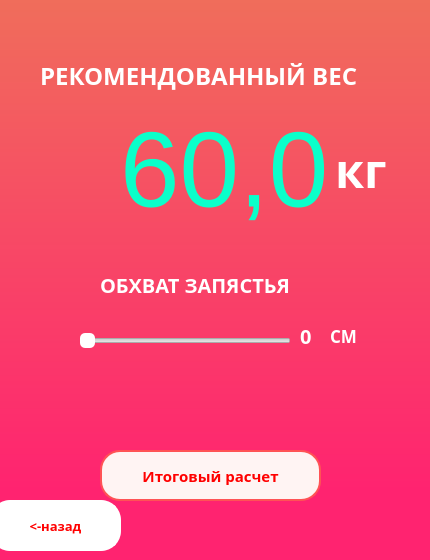
<?xml version="1.0" encoding="UTF-8"?>
<ui version="4.0">
 <class>Form</class>
 <widget class="QWidget" name="Form">
  <property name="geometry">
   <rect>
    <x>0</x>
    <y>0</y>
    <width>430</width>
    <height>560</height>
   </rect>
  </property>
  <property name="minimumSize">
   <size>
    <width>430</width>
    <height>560</height>
   </size>
  </property>
  <property name="maximumSize">
   <size>
    <width>430</width>
    <height>560</height>
   </size>
  </property>
  <property name="windowTitle">
   <string>Ideal Weight</string>
  </property>
  <property name="windowIcon">
   <iconset resource="Favicon.qrc">
    <normaloff>:/Favicon/фавикон.png</normaloff>:/Favicon/фавикон.png</iconset>
  </property>
  <property name="styleSheet">
   <string notr="true">QWidget#Form{
	/*background-color: qlineargradient(spread:pad, x1:0, y1:0.5, x2:0, y2:1, stop:0 #f06d5b, stop:1 /*#ee5162#ef4f62 rgb(255, 78, 119));*/
	
	/*background-image: url(:/background/222);*/
	
	/*background-image: url(:/background/Снимок1.PNG);*/
	/*background-image: url(:/Снимок1.PNG);*/
	background-color: qlineargradient(spread:pad, x1:0, y1:0, x2:0, y2:0.875, stop:0 #f06d5b, stop:1 rgb(255, 78, 119));
background-color: qlineargradient(spread:pad, x1:0, y1:0, x2:0, y2:0.875, stop:0 #f06d5b, stop:1 rgb(255, 35, 112));
}</string>
  </property>
  <widget class="QSlider" name="horizontalSlider_3">
   <property name="geometry">
    <rect>
     <x>80</x>
     <y>330</y>
     <width>211</width>
     <height>22</height>
    </rect>
   </property>
   <property name="font">
    <font>
     <pointsize>12</pointsize>
    </font>
   </property>
   <property name="styleSheet">
    <string notr="true">QSlider#horizontalSlider_3::handle {
	background-color: rgb(255, 255, 255);
	width: 10px;
	height: 10px;
    border-radius: 5px;

 }
 /*QSlider#horizontalSlider::sub-page:horizontal {
     background: rgb(49, 255, 46);
 }*/</string>
   </property>
   <property name="minimum">
    <number>10</number>
   </property>
   <property name="maximum">
    <number>30</number>
   </property>
   <property name="orientation">
    <enum>Qt::Horizontal</enum>
   </property>
  </widget>
  <widget class="QLabel" name="label_10">
   <property name="geometry">
    <rect>
     <x>0</x>
     <y>410</y>
     <width>431</width>
     <height>161</height>
    </rect>
   </property>
   <property name="text">
    <string/>
   </property>
   <property name="pixmap">
    <pixmap resource="footer_img.qrc">:/Bez_Imeni-1.png</pixmap>
   </property>
  </widget>
  <widget class="QLabel" name="label_5">
   <property name="geometry">
    <rect>
     <x>100</x>
     <y>270</y>
     <width>431</width>
     <height>30</height>
    </rect>
   </property>
   <property name="font">
    <font>
     <family>Simplex_IV25</family>
     <pointsize>15</pointsize>
     <italic>false</italic>
     <bold>false</bold>
    </font>
   </property>
   <property name="styleSheet">
    <string notr="true">color: rgb(255, 255, 255);
/*font-family: &quot;Montserrat&quot;,Verdana,sans-serif;*/
font: 15pt /*&quot;Segoe UI&quot;*/&quot;Simplex_IV25&quot;;
font-weight: 500;</string>
   </property>
   <property name="text">
    <string>ОБХВАТ ЗАПЯСТЬЯ</string>
   </property>
  </widget>
  <widget class="QLabel" name="label">
   <property name="geometry">
    <rect>
     <x>40</x>
     <y>50</y>
     <width>541</width>
     <height>51</height>
    </rect>
   </property>
   <property name="font">
    <font>
     <family>Simplex_IV25</family>
     <pointsize>18</pointsize>
     <italic>false</italic>
     <bold>true</bold>
    </font>
   </property>
   <property name="styleSheet">
    <string notr="true">color: rgb(255, 255, 255);
/*font-family: &quot;Montserrat&quot;,Verdana,sans-serif;*/
/*font: 27pt &quot;Sitka&quot;;*/
font: 18pt /*&quot;Segoe UI&quot;*/&quot;Simplex_IV25&quot;;
font-weight: 600;</string>
   </property>
   <property name="text">
    <string>РЕКОМЕНДОВАННЫЙ ВЕС</string>
   </property>
  </widget>
  <widget class="QPushButton" name="pushButton">
   <property name="geometry">
    <rect>
     <x>100</x>
     <y>450</y>
     <width>221</width>
     <height>51</height>
    </rect>
   </property>
   <property name="font">
    <font>
     <family>Simplex_IV25</family>
     <pointsize>11</pointsize>
     <bold>true</bold>
    </font>
   </property>
   <property name="styleSheet">
    <string notr="true">QPushButton {
    background-color: rgb(255, 244, 243);
	color: #f00;
	border: 2px solid rgb(255, 82, 85);
    border-radius: 20px;
	font-family: /*&quot;Montserrat&quot;,Verdana,sans-serif*/&quot;Simplex_IV25&quot;;
	font-weight: 650;
}</string>
   </property>
   <property name="text">
    <string>Итоговый расчет</string>
   </property>
  </widget>
  <widget class="QPushButton" name="pushButton_2">
   <property name="geometry">
    <rect>
     <x>-10</x>
     <y>500</y>
     <width>131</width>
     <height>51</height>
    </rect>
   </property>
   <property name="font">
    <font>
     <family>Simplex_IV25</family>
     <pointsize>10</pointsize>
     <bold>true</bold>
    </font>
   </property>
   <property name="styleSheet">
    <string notr="true">QPushButton {
    background-color: rgb(255, 255, 255);
	color: #f00;
	border: 2px solid rgb(255, 255, 255);
    border-radius: 20px;
	font-family: /*&quot;Montserrat&quot;,Verdana,sans-serif*/&quot;Simplex_IV25&quot;;
	font-weight: 600;
}</string>
   </property>
   <property name="text">
    <string>&lt;-назад</string>
   </property>
  </widget>
  <widget class="QLabel" name="label_9">
   <property name="geometry">
    <rect>
     <x>330</x>
     <y>320</y>
     <width>37</width>
     <height>31</height>
    </rect>
   </property>
   <property name="font">
    <font>
     <family>Simplex_IV25</family>
     <pointsize>13</pointsize>
     <bold>true</bold>
    </font>
   </property>
   <property name="styleSheet">
    <string notr="true">color: rgb(255, 255, 255);
font-family: /*&quot;Montserrat&quot;,Verdana,sans-serif*/&quot;Simplex_IV25&quot;;
font-weight: 550;</string>
   </property>
   <property name="text">
    <string>СМ</string>
   </property>
  </widget>
  <widget class="QLabel" name="label_8">
   <property name="geometry">
    <rect>
     <x>300</x>
     <y>320</y>
     <width>51</width>
     <height>31</height>
    </rect>
   </property>
   <property name="font">
    <font>
     <family>Montserrat</family>
     <pointsize>15</pointsize>
     <bold>true</bold>
    </font>
   </property>
   <property name="styleSheet">
    <string notr="true">color: rgb(255, 255, 255);
font-family: &quot;Montserrat&quot;,Verdana,sans-serif;
font-weight: 600;</string>
   </property>
   <property name="text">
    <string>0</string>
   </property>
  </widget>
  <widget class="QWidget" name="layoutWidget">
   <property name="geometry">
    <rect>
     <x>120</x>
     <y>80</y>
     <width>323</width>
     <height>179</height>
    </rect>
   </property>
   <layout class="QHBoxLayout" name="horizontalLayout">
    <item>
     <widget class="QLabel" name="label_2">
      <property name="font">
       <font>
        <family>Segoe UI</family>
        <pointsize>80</pointsize>
        <italic>false</italic>
        <bold>false</bold>
       </font>
      </property>
      <property name="styleSheet">
       <string notr="true">
color: rgb(255, 255, 255);
/*color: rgb(69, 232, 24);
color: rgb(255, 173, 115);
/*font: 70pt &quot;Sitka&quot;;*/
font: 80pt &quot;Segoe UI&quot;;
/*font: 59pt &quot;Simplex_IV25&quot;;
font: 59pt &quot;SimSun&quot;;
font: 49pt &quot;Segoe UI Semibold&quot;;
font: 60pt &quot;Swis721 BlkCn BT&quot;;
font: 49pt &quot;Sitka Text&quot;;*/
color: rgb(11, 255, 202);
</string>
      </property>
      <property name="text">
       <string>60,0</string>
      </property>
     </widget>
    </item>
    <item>
     <widget class="QLabel" name="label_3">
      <property name="font">
       <font>
        <family>Simplex_IV25</family>
        <pointsize>35</pointsize>
        <italic>false</italic>
        <bold>false</bold>
       </font>
      </property>
      <property name="styleSheet">
       <string notr="true">color: rgb(255, 255, 255);
/*font-family: &quot;Montserrat&quot;,Verdana,sans-serif;*/
font: 35pt /*&quot;Sitka&quot;*/&quot;Simplex_IV25&quot;;
font-weight: 500;</string>
      </property>
      <property name="text">
       <string>кг</string>
      </property>
     </widget>
    </item>
   </layout>
  </widget>
 </widget>
 <resources>
  <include location="Favicon.qrc"/>
  <include location="footer_img.qrc"/>
 </resources>
 <connections/>
</ui>
